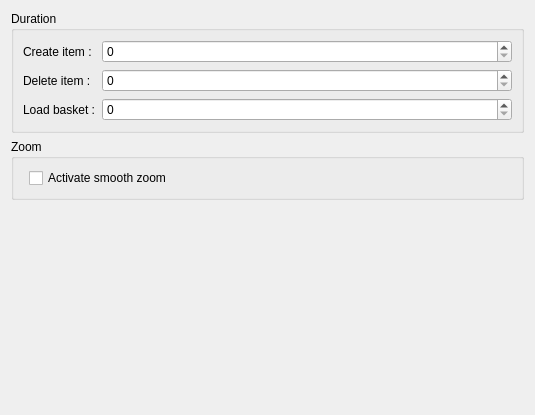
<?xml version="1.0" encoding="UTF-8"?>
<ui version="4.0">
 <class>AnimationSettings</class>
 <widget class="QWidget" name="AnimationSettings">
  <property name="geometry">
   <rect>
    <x>0</x>
    <y>0</y>
    <width>535</width>
    <height>415</height>
   </rect>
  </property>
  <property name="baseSize">
   <size>
    <width>650</width>
    <height>400</height>
   </size>
  </property>
  <property name="windowTitle">
   <string>Form</string>
  </property>
  <layout class="QFormLayout" name="formLayout">
   <property name="fieldGrowthPolicy">
    <enum>QFormLayout::ExpandingFieldsGrow</enum>
   </property>
   <item row="1" column="0" colspan="2">
    <widget class="QGroupBox" name="groupBox">
     <property name="title">
      <string>Duration</string>
     </property>
     <layout class="QFormLayout" name="formLayout_2">
      <item row="1" column="1">
       <widget class="KIntSpinBox" name="kcfg_createDuration">
        <property name="maximum">
         <number>10000</number>
        </property>
        <property name="singleStep">
         <number>100</number>
        </property>
       </widget>
      </item>
      <item row="5" column="1">
       <widget class="KIntSpinBox" name="kcfg_loadDuration">
        <property name="maximum">
         <number>10000</number>
        </property>
        <property name="singleStep">
         <number>100</number>
        </property>
       </widget>
      </item>
      <item row="1" column="0">
       <widget class="QLabel" name="label">
        <property name="text">
         <string>Create item :</string>
        </property>
       </widget>
      </item>
      <item row="5" column="0">
       <widget class="QLabel" name="label_4">
        <property name="text">
         <string>Load basket :</string>
        </property>
       </widget>
      </item>
      <item row="3" column="0">
       <widget class="QLabel" name="label_2">
        <property name="text">
         <string>Delete item :</string>
        </property>
       </widget>
      </item>
      <item row="3" column="1">
       <widget class="KIntSpinBox" name="kcfg_deleteDuration">
        <property name="maximum">
         <number>10000</number>
        </property>
        <property name="singleStep">
         <number>100</number>
        </property>
       </widget>
      </item>
     </layout>
    </widget>
   </item>
   <item row="2" column="0" colspan="2">
    <widget class="QGroupBox" name="groupBox_2">
     <property name="title">
      <string>Zoom</string>
     </property>
     <layout class="QFormLayout" name="formLayout_3">
      <item row="0" column="1">
       <widget class="QCheckBox" name="kcfg_smoothZoom">
        <property name="text">
         <string>Activate smooth zoom</string>
        </property>
       </widget>
      </item>
     </layout>
    </widget>
   </item>
  </layout>
 </widget>
 <customwidgets>
  <customwidget>
   <class>KIntSpinBox</class>
   <extends>QSpinBox</extends>
   <header>knuminput.h</header>
  </customwidget>
 </customwidgets>
 <resources/>
 <connections/>
</ui>
